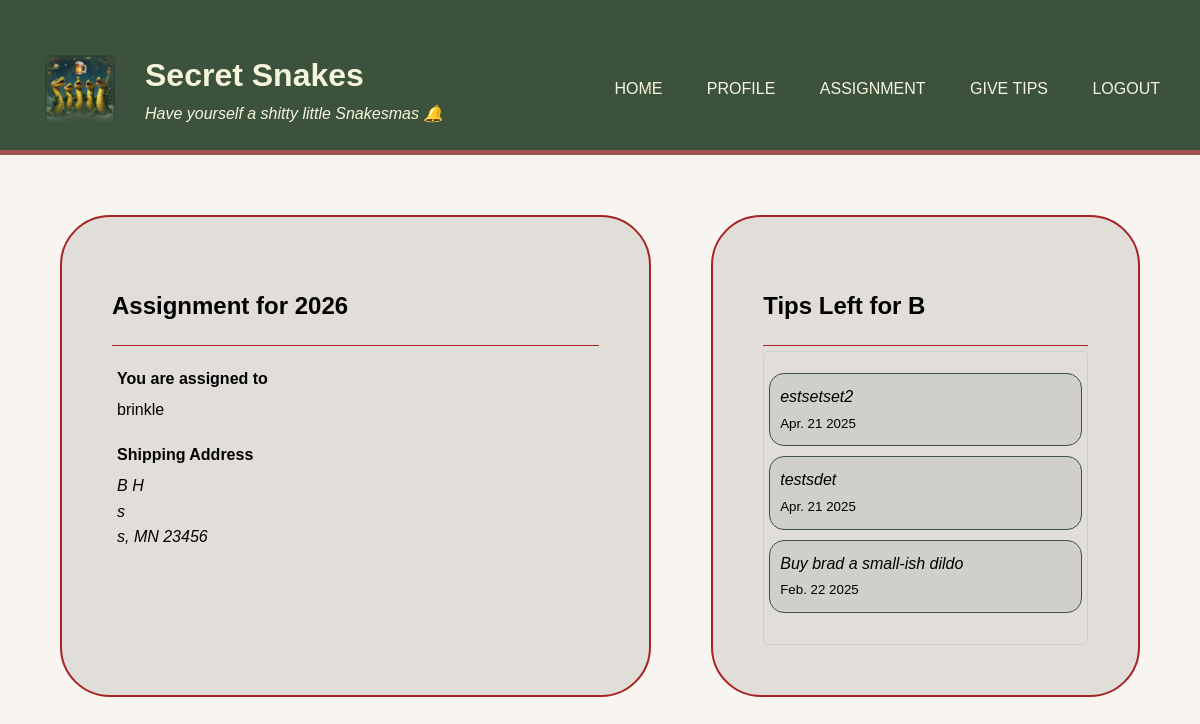
The app's page /assignment (signed in) with its own data.
### app/models.py (models this page shows)
class Assignment(Base):
    __tablename__ = "assignments"
    id = Column(Integer, primary_key=True, index=True)
    year = Column(Integer)
    assigned_user_id = Column(Integer, ForeignKey("users.id"))
    assignee_user_id = Column(Integer, ForeignKey("users.id"))
    created_at = Column(DateTime)
    assigned_user = relationship("User", foreign_keys=[assigned_user_id])
    assignee_user = relationship("User", foreign_keys=[assignee_user_id])

class User(Base):
    __tablename__ = "users"
    id = Column(Integer, primary_key=True, index=True)
    username = Column(String, unique=True, index=True)
    email = Column(String, unique=True, index=True)
    hashed_password = Column(String)
    created_at = Column(DateTime)
    is_admin = Column(Boolean, default=False)
    first_name = Column(String)
    last_name = Column(String)
    shipping_street_address = Column(String)
    shipping_unit = Column(String)
    shipping_city = Column(String)
    shipping_zipcode = Column(String)
    shipping_state = Column(String)

class Tip(Base):
    __tablename__ = "tips"
    id = Column(Integer, primary_key=True, index=True)
    content = Column(String)
    year = Column(Integer)
    subject_user_id = Column(Integer, ForeignKey("users.id"))
    contributor_user_id = Column(Integer, ForeignKey("users.id"))
    created_at = Column(DateTime)
    subject_user = relationship("User", foreign_keys=[subject_user_id])
    contributor_user = relationship("User", foreign_keys=[contributor_user_id])

### app/main.py (the view)
@app.get("/assignment", response_class=HTMLResponse)
async def assignment(
    request: Request,
    db: Session = Depends(database.get_db),
):
    access_token = request.session.get("access_token")
    if not access_token:
        return RedirectResponse(url="/", status_code=302)
    current_user = auth.get_current_user(db, access_token)
    if not current_user:
        return RedirectResponse(url="/", status_code=302)
    latest_year = db.query(func.max(models.Assignment.year)).scalar()
    assignment_year = config.get_config(db)['assignment_year']
    assignment_year = int(assignment_year) if assignment_year else latest_year
    assignment = db.query(models.Assignment).filter(
        models.Assignment.assignee_user_id == current_user.id,
        models.Assignment.year == assignment_year,
    ).first()
    if not assignment:
        return templates.TemplateResponse("assignment.html", {"request": request, "assignment": None})
    assigned_user = db.query(models.User).filter(models.User.id == assignment.assigned_user_id).first()
    if not assigned_user:
        raise HTTPException(status_code=status.HTTP_500_INTERNAL_SERVER_ERROR, detail="Assigned user not found")
    current_tips = tips.get_tips_for_subject_user(db, assigned_user.id, assignment_year)
    context = {
        "request": request,
        "assignment": assignment,
        "assigned_user": assigned_user,
        "current_tips": current_tips,
        "user_authenticated": True
    }
    return templates.TemplateResponse("assignment.html", context)

### templates/assignment.html (shortened to what this page needs)
{% extends "base.html" %}
{% block content %}
<div class="assignment-page-container common-page-container">
    <div class="assignment-left-panel common-panel">
        {% if assignment %}
            <h2>Assignment for {{ assignment.year }}</h2>
            <div class="line"></div>
            <div class="property-container">
                <div class="current-property-container">
                    <div class="property-title">
                        <strong>You are assigned to</strong>
                    </div>
                    <div class="property-value">
                        {{ assigned_user.username }}
                    </div>
                </div>
            </div>
            <div class="property-container">
                <div class="current-property-container">
                    <div class="property-title">
                        <strong>Shipping Address</strong>
                    </div>
                    <div class="property-value">
                        <address>
                            {{ assigned_user.first_name }} {{ assigned_user.last_name }}<br>
                            {{ assigned_user.shipping_street_address }}
                            <br>
                            {{ assigned_user.shipping_city }}, {{ assigned_user.shipping_state }} {{ assigned_user.shipping_zipcode }}
                        </address>
                    </div>
                </div>
            </div>
        {% else %}
            <p>You do not have an assignment yet.</p>
        {% endif %}
    </div>
    <div class="assignment-tips-panel common-panel">
        <h2>Tips Left for {{ assigned_user.first_name }}</h2>
        <div class="line"></div>
        <div class="assignment-tips-container">
            {% if current_tips %}
                <ul class="assignment-tips-list">
                    {% for tip in current_tips %}
                        <li class="assignment-tip-item">
                            <i>{{ tip.content }}</i>
                            <br>
                            <small>{{ tip.created_at.strftime('%b. %d %Y')}}</small>
                        </li>
                    {% endfor %}
                </ul>
            {% else %}
                <p>No tips have been left for this user yet.</p>
            {% endif %}
        </div>
    </div>
</div>
{% endblock %}

### templates/base.html (shortened to what this page needs)
<!DOCTYPE html>
<html lang="en">
<head>
    <link rel="stylesheet" href="/static/css/styles.css">
</head>
<body>
    <header>
        <div class="header-container">
            <div id="branding" class="branding">
                <div class="image-container">
                    <img class="image-placeholder" src="../static/assets/images/IMG-20250119-WA0003_2.png" alt="Description of the image" width="80" height="80">
                </div>
                <div>
                    <h1>Secret Snakes</h1>
                    <i>Have yourself a shitty little Snakesmas &#128276</i>
                </div>
            </div>
            <nav>
                <ul>
                    <li><a href="/">Home</a></li>
                    {% if user_authenticated %}
                        <li><a href="/profile">Profile</a></li>
                        <li><a href="/assignment">Assignment</a></li>
                        <li><a href="/tips/create">Give Tips</a></li>
                        <li><a href="/logout">Logout</a></li>
                    {% endif %}
                </ul>
            </nav>
        </div>
    </header>
    <div class="header-container">
        {% block content %}
        {% endblock %}
    </div>
</body>
</html>

### static/css/styles.css (style rules this page uses)
:root { --primary-color-one: #a62424; --primary-color-two: #228B22; --primary-color-three: #3d523d; --primary-color-four: #9f5454; --primary-color-five: rgba(61, 82, 61, 0.1); --primary-color-six: rgba(159, 84, 84, 0.17); --accent-color-one: #008080; --accent-color-two: #4682B4; --accent-color-three: rgba(70, 130, 180, 0.09); --neutral-color-one: #f8f4f0; --neutral-color-two: #F5F5DC; --neutral-color-three: #e1ddd9; --neutral-color-four: #c0bcb9; --body-background-color: var(--neutral-color-one); --header-background-color: var(--primary-color-three); --header-text-color: var(--neutral-color-two); --header-text-hover-color: var(--accent-color-two); --header-border-bottom-color: var(--primary-color-four); --container-background-color: var(--neutral-color-three); --container-border-color: var(--primary-color-one); --container-segmenting-line-color: var(--primary-color-one); --text-button-color: var(--accent-color-two); --text-button-hover-color: var(--primary-color-four); --bubble-button-background-color: var(--accent-color-two); --bubble-button-hover-color: var(--primary-color-four); --current-assignment-highlight-color: var(--accent-color-two); --current-assignment-hover-color: var(--primary-color-four); --past-assignment-highlight-color: var(--neutral-color-four); --assignment-tip-background-color: var(--primary-color-five); --assignment-tip-border-color: var(--primary-color-three); --assignment-tips-container-border-color: var(--primary-color-five); --tip-background-color: var(--accent-color-three); --tip-border-color: var(--accent-color-two); --tip-background-hover-color: var(--primary-color-six); }
* { box-sizing: border-box; }
body { font-family: Arial, sans-serif; line-height: 1.6; margin: 0; padding: 0; background-color: var(--body-background-color); }
.header-container { margin: auto; overflow: hidden; padding: 20px; }
header { background: var(--header-background-color); color: var(--header-text-color); padding-top: 30px; min-height: 70px; border-bottom: var(--header-border-bottom-color) 5px solid; }
header a { color: var(--header-text-color); text-decoration: none; text-transform: uppercase; font-size: 16px; }
header ul { padding: 0; list-style: none; }
header li { display: inline; padding: 0 20px 0 20px; }
header #branding { float: left; }
header #branding h1 { margin: 0; }
header nav { float: right; margin-top: 10px; }
.branding { display: flex; }
.image-container { margin: auto 25px auto 20px; }
.image-placeholder { display: block; margin: auto auto auto auto; padding: 5px 5px 5px 5px; }
.common-page-container { min-width: 1080px; gap: 20px; padding: 20px; }
.common-panel { background-color: var(--container-background-color); border: 2px solid var(--container-border-color); border-radius: 50px; padding: 50px; margin: 20px; }
.line { border-bottom: 1px solid var(--container-segmenting-line-color); }
.property-container { display: flex; margin: 5px; flex: 1; }
.current-property-container, .update-property-container { display: flex; flex-direction: column; flex: 1; }
.property-title { margin-top: 15px; margin-bottom: 5px; display: flex; align-items: center; }
.property-value { text-align: left; white-space: nowrap; }
.assignment-page-container { display: flex; }
.assignment-left-panel { flex: 3; min-height: 300px; }
.assignment-tips-panel { flex: 2; min-height: 300px; max-height: 500px; }
.assignment-tips-container { max-height: 80%; border: 1px solid var(--assignment-tips-container-border-color); border-radius: 5px; overflow-y: scroll; }
.assignment-tips-list { list-style-type: none; padding: 5px; }
.assignment-tip-item { margin-bottom: 10px; padding: 10px; border: 1px solid var(--assignment-tip-border-color); border-radius: 15px; background: var(--assignment-tip-background-color); }

### records on screen
Assignment: year "2026"
User: username "brinkle", first_name "B", last_name "H", shipping_street_address "s", shipping_city "s", shipping_state "MN", shipping_zipcode "23456"
Tip: content "estsetset2", created_at "Apr. 21 2025"
Tip: content "testsdet", created_at "Apr. 21 2025"
Tip: content "Buy brad a small-ish dildo", created_at "Feb. 22 2025"
